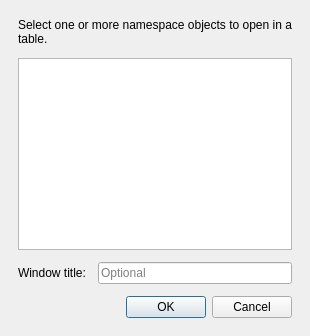
<?xml version="1.0" encoding="UTF-8"?>
<ui version="4.0">
 <class>NewTableDialog</class>
 <widget class="QDialog" name="NewTableDialog">
  <property name="windowTitle">
   <string>New Table</string>
  </property>
  <layout class="QVBoxLayout" name="verticalLayout">
   <property name="spacing">
    <number>12</number>
   </property>
   <property name="leftMargin">
    <number>18</number>
   </property>
   <property name="topMargin">
    <number>18</number>
   </property>
   <property name="rightMargin">
    <number>18</number>
   </property>
   <property name="bottomMargin">
    <number>18</number>
   </property>
   <item>
    <widget class="QLabel" name="promptLabel">
     <property name="text">
      <string>Select one or more namespace objects to open in a table.</string>
     </property>
     <property name="wordWrap">
      <bool>true</bool>
     </property>
    </widget>
   </item>
   <item>
    <widget class="QListWidget" name="objectList">
     <property name="selectionMode">
      <enum>QAbstractItemView::ExtendedSelection</enum>
     </property>
    </widget>
   </item>
   <item>
    <layout class="QHBoxLayout" name="titleRow">
     <item>
      <widget class="QLabel" name="titleLabel">
       <property name="text">
        <string>Window title:</string>
       </property>
      </widget>
     </item>
     <item>
      <widget class="QLineEdit" name="titleEdit">
       <property name="placeholderText">
        <string>Optional</string>
       </property>
      </widget>
     </item>
    </layout>
   </item>
   <item>
    <widget class="QDialogButtonBox" name="buttonBox">
     <property name="standardButtons">
      <set>QDialogButtonBox::Cancel|QDialogButtonBox::Ok</set>
     </property>
    </widget>
   </item>
  </layout>
 </widget>
 <resources/>
 <connections/>
</ui>
